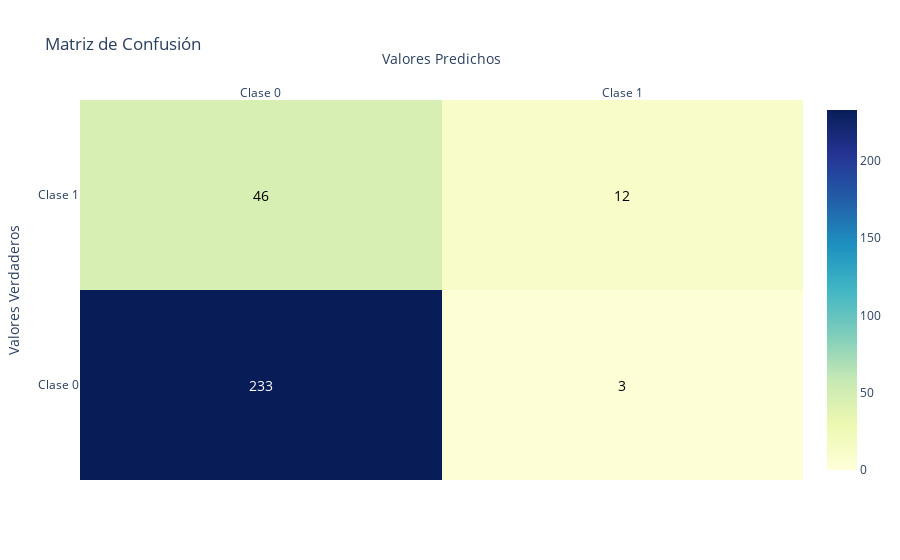

The notebook cell this image was saved under:
### Markdown cell above
* 4.4. Modelo **LightGBM**

### Code cell
ML.modelo_lightgbm(df=df_ml, target="abandono", tipo_problema="clasificacion", graficar=True, random_state=1)

### Figure 1 — Plotly figure (JSON) as saved in the notebook; plotly's stock layout.template omitted (floating-point values rounded to 4 significant figures)
{"data": [{"colorscale": [[0, "rgb(255,255,217)"], [0.125, "rgb(237,248,177)"], [0.25, "rgb(199,233,180)"], [0.375, "rgb(127,205,187)"], [0.5, "rgb(65,182,196)"], [0.625, "rgb(29,145,192)"], [0.75, "rgb(34,94,168)"], [0.875, "rgb(37,52,148)"], [1, "rgb(8,29,88)"]], "type": "heatmap", "x": ["Clase 0", "Clase 1"], "y": ["Clase 0", "Clase 1"], "z": [[233, 3], [46, 12]], "zmax": 233, "zmin": 0}], "layout": {"annotations": [{"font": {"color": "white", "size": 14}, "showarrow": false, "text": "233", "x": "Clase 0", "y": "Clase 0"}, {"font": {"color": "black", "size": 14}, "showarrow": false, "text": "3", "x": "Clase 1", "y": "Clase 0"}, {"font": {"color": "black", "size": 14}, "showarrow": false, "text": "46", "x": "Clase 0", "y": "Clase 1"}, {"font": {"color": "black", "size": 14}, "showarrow": false, "text": "12", "x": "Clase 1", "y": "Clase 1"}], "title": {"text": "Matriz de Confusión"}, "xaxis": {"side": "top", "title": {"text": "Valores Predichos"}}, "yaxis": {"title": {"text": "Valores Verdaderos"}}}}
